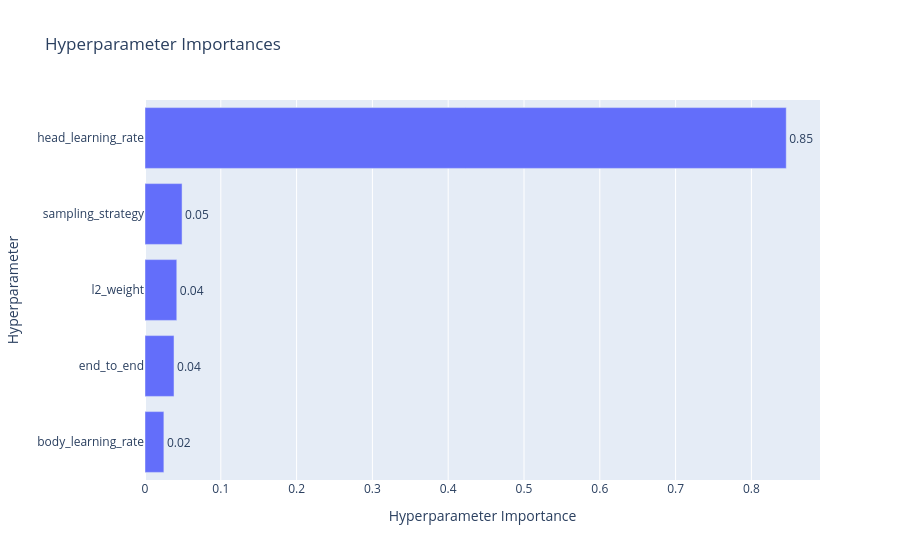

The notebook cell saved with this chart:
### Markdown cell above
## Hyperparameter Importance

Optuna's parameter importance analysis estimates which hyperparameters had the greatest impact on validation performance.

### Code cell
plot_param_importances(study_initial)

### Figure 1 — Plotly figure (JSON) as saved in the notebook; plotly's stock layout.template omitted (floating-point values rounded to 4 significant figures)
{"data": [{"cliponaxis": false, "hovertemplate": ["body_learning_rate (FloatDistribution): 0.024904464462536767<extra></extra>", "end_to_end (CategoricalDistribution): 0.038281487969429255<extra></extra>", "l2_weight (FloatDistribution): 0.04192592317274766<extra></extra>", "sampling_strategy (CategoricalDistribution): 0.04890962643421142<extra></extra>", "head_learning_rate (FloatDistribution): 0.8459784979610749<extra></extra>"], "name": "Objective Value", "orientation": "h", "text": ["0.02", "0.04", "0.04", "0.05", "0.85"], "textposition": "outside", "type": "bar", "x": [0.0249, 0.03828, 0.04193, 0.04891, 0.846], "y": ["body_learning_rate", "end_to_end", "l2_weight", "sampling_strategy", "head_learning_rate"]}], "layout": {"title": {"text": "Hyperparameter Importances"}, "xaxis": {"title": {"text": "Hyperparameter Importance"}}, "yaxis": {"title": {"text": "Hyperparameter"}}}}
